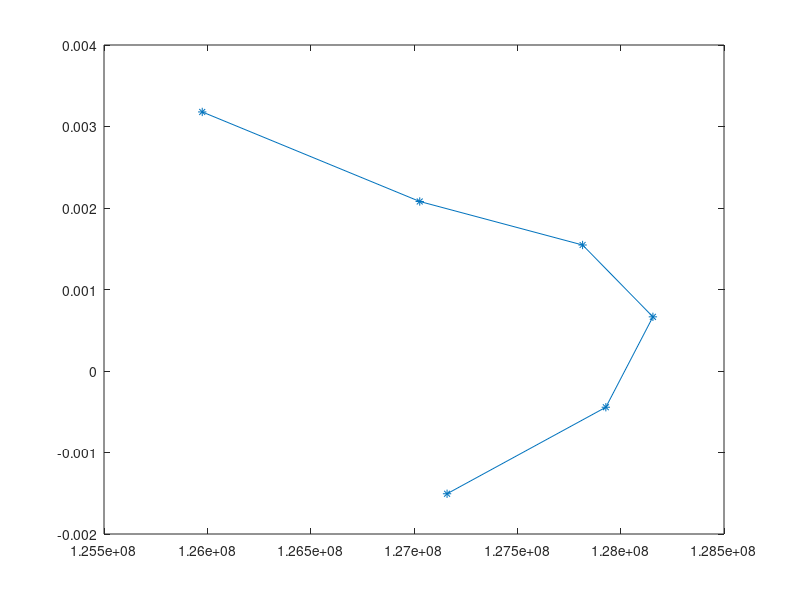

This figure's MATLAB source: (Note: this script raises an error after producing the figure.)
% Step 0: Clearing

clear all;
close all;
clc;

% Step 1: Load Japan data

pkg load statistics;

fid = fopen('Example02-Japan-Population.csv','r');
C   = textscan(fid,'%f32 %f32', 'delimiter', ';');
fclose(fid);

japan_year  = cell2mat(C(1));
japan_pop   = cell2mat(C(2));

start_ind   = find(japan_year==1992);
end_ind     = find(japan_year==2016);

% Step 2: Definition of Japan's population data points

time_int = 4;
year     = [japan_year(start_ind):time_int:japan_year(end_ind)]';
x        = [0:time_int:(japan_year(end_ind)-japan_year(start_ind))]';
y        = japan_pop(start_ind:time_int:end_ind);

%year = [1992:4:2016]'; % 2020, 2024
%x    = [0:4:24]';      % 28, 32
%y    = [124.3837 125.9753 127.0278 127.8158 128.1520 127.9283 127.1600]'; % 126.3045 123.7530

% Step 3: Computation of k in dependence of y

k    = (1/time_int).*(log(y(2:1:end)./y(1:1:(end-1)))); %(1./x(2:1:end)).*log(y(2:1:end)/y(1));

figure(1)
plot(y(2:1:end),k,'marker','*')

% Step 4: Spline interpolation

y_spl = y(2:1:end);
k_spl = k(1:1:end);
n = (length(y_spl) - 1);
h = zeros(n,1);
h = diff(y_spl);

[A B] = linear_spline_natural(y_spl,k_spl,n,h);

lin_spl      = cell(n,1);
lin_spl_diff = cell(n,1);

for j = 1:1:n
  lin_spl{j}      = @(z) A(j)*z + B(j);
  lin_spl_diff{j} = @(z) A(j);
endfor

m = 50;
figure(2)
for j = 1:1:n
  plot(y_spl(j):h(j)/m:y_spl(j+1),lin_spl{j}(y_spl(j):h(j)/m:y_spl(j+1)))
  hold on
  plot(y_spl(j),k_spl(j),'marker','*')
  hold on
endfor
  plot(y_spl(end),k_spl(end),'marker','*')

% Step 5: Explicit Eulerian Time-Stepping Method

h_eul    = 0.125;
x_eul    = [0:h_eul:x(end-1)+12]';
y_eul    = zeros(length(x_eul),1);
y_eul(1) = y(2);

m = 1;
for l = 1:1:(length(x_eul)-1)
    if (x_eul(l) < x(m+1))
      y_eul(l+1) = y_eul(l) + h_eul*(lin_spl{m}(y_eul(l)))*y_eul(l);
    elseif ((x_eul(l) >= x(m+1)) & (m < length(lin_spl)))%(m < length(cub_spl)))
      m          = m+1;
      y_eul(l+1) = y_eul(l) + h_eul*(lin_spl{m}(y_eul(l)))*y_eul(l);
    else
      y_eul(l+1) = y_eul(l) + h_eul*(lin_spl{length(lin_spl)}(y_eul(l)))*y_eul(l);
    endif
endfor

figure(3)
plot(x-4,y,'marker','+','color','black','linewidth',1);
hold on
plot(x_eul,y_eul,'marker','*','color','red','linewidth',1);
hold on
title('Example 2 - Total Population of Japan (Linear spline)','fontsize',14);
legend({'Data used','Calculation'},'location','northeast','fontsize',10)
xlabel('Time (Year)','fontsize',10);
ylabel('Total Population of Japan','fontsize',10);
xticks([-4:4:28]);
xticklabels({'1992','1996','2000','2004','2008','2012','2016','2020','2024'});

% Step 6: Relative Error Plot

x_new   = [0:4:32]';
y_new   = [y; japan_pop(end-5); japan_pop(end-1)];

err_rel = abs(y_new(2:1:end)-y_eul(1:4/h_eul:end-4/h_eul))./y_new(2:1:end);

figure(4)
plot([0:4:28]',err_rel,'marker','*','color','blue','linewidth',1)
hold on
title('Example 2 - Relative Error (Linear spline)','fontsize',14);
xlabel('Time (Year)','fontsize',10);
ylabel('Relative Error','fontsize',10);
xticks([0:4:28]);
xticklabels({'1996','2000','2004','2008','2012','2016','2020','2024'});
yticks([0:0.05:0.30]);
yticklabels({'0%','5%','10%','15%','20%','25%','30%'});
